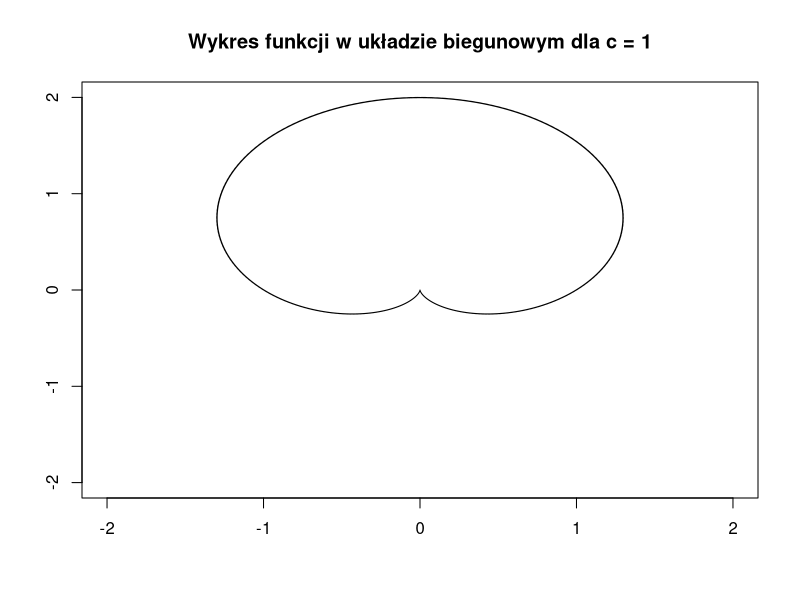
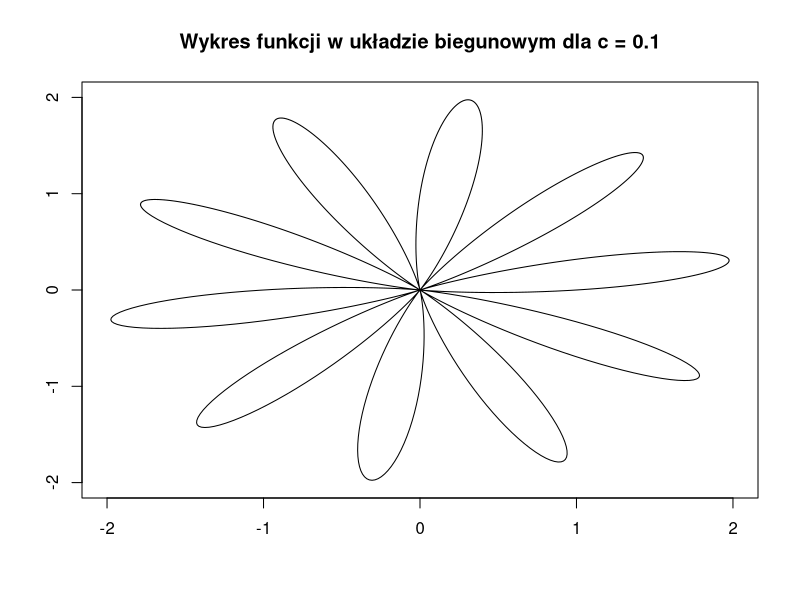
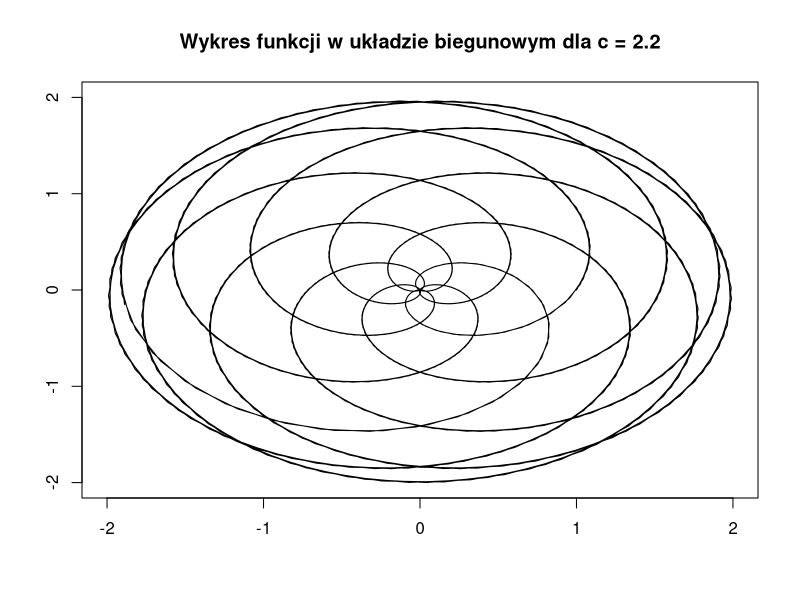

The R source for these figures, in order:
## @knitr wykres.biegunowy1.11
helper.t <- seq(0, 90, length.out=1000)
cs <- c(1, 0.1, 2.2)

for (i in seq_along(cs)) {
  plot(-2:2, -2:2, type="n", xlab="", ylab="",
       main=paste("Wykres funkcji w układzie biegunowym dla c =", cs[i]))
  lines(
    (1+sin(helper.t)) * cos(cs[i]*helper.t),
    (1+sin(helper.t)) * sin(cs[i]*helper.t),
    type="l"
  )
}